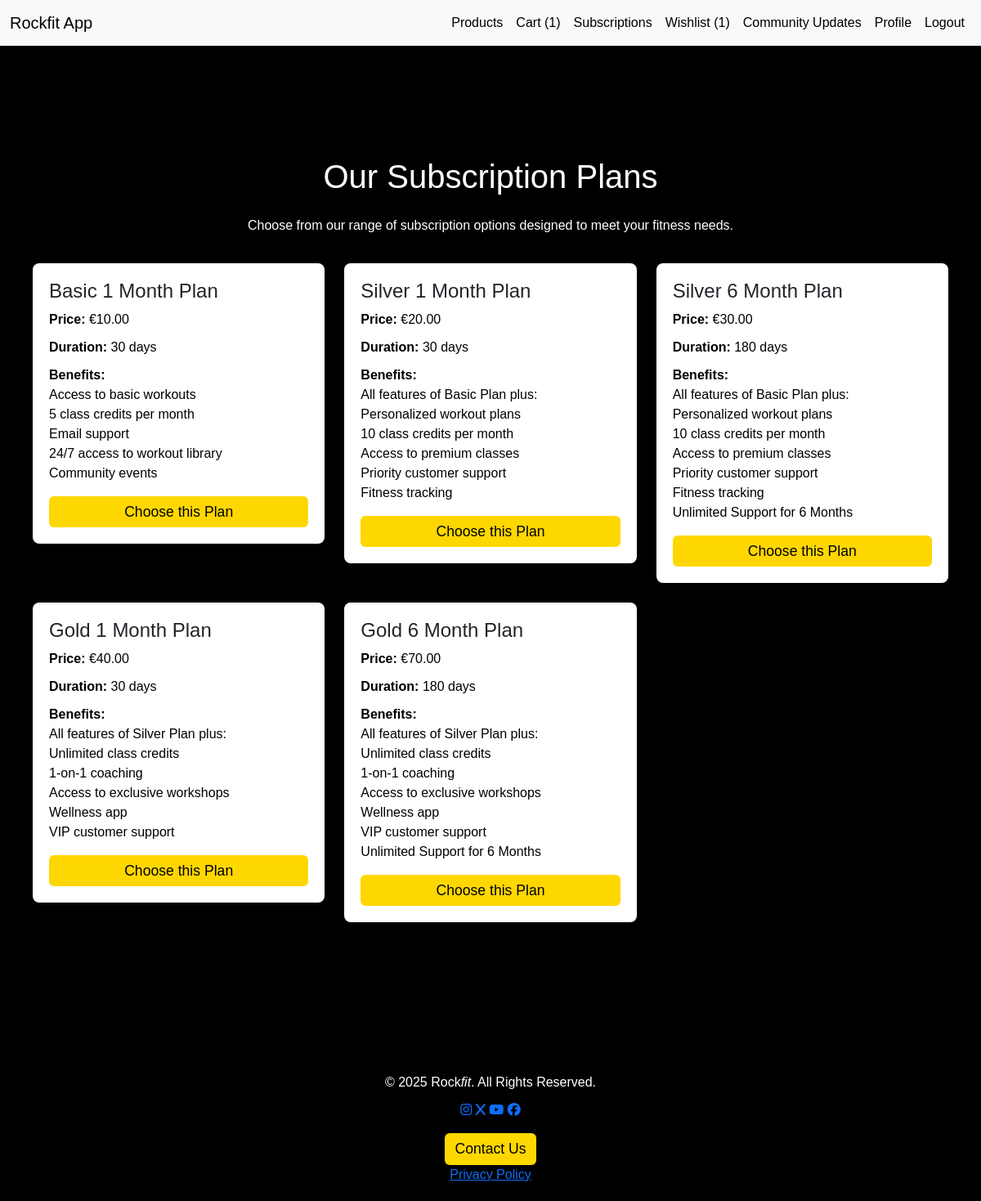
The app's page /subscription-plans/ (signed in) with its own data.
### fitness/models.py (models this page shows, shortened)
class SubscriptionPlan(models.Model):
    name = models.CharField(max_length=100)
    price = models.DecimalField(max_digits=10, decimal_places=2)
    duration = models.IntegerField()  # Duration in days
    benefits = models.TextField()
    is_active = models.BooleanField(default=True)
    is_spotlight = models.BooleanField(default=False)
    created_at = models.DateTimeField(default=timezone.now)

### fitness/views.py (the view)
# urls.py: path('subscription-plans/', views.subscription_plans, name='subscription_plans'),
def subscription_plans(request):
    subscription_plans = SubscriptionPlan.objects.all()
    plans = SubscriptionPlan.objects.filter(is_active=True)
    user_profile = getattr(request.user, 'userprofile', None)
    current_subscription = user_profile.subscription_plan if user_profile else None
    is_paused = user_profile.pause_approved if user_profile else False
    context = {
        'subscription_plans': subscription_plans,
        'user_profile': user_profile,
        'current_subscription': current_subscription,
        'is_paused': is_paused,
        'pause_requested': user_profile.pause_requested if user_profile else False,
        'pause_approved': is_paused,
    }
    return render(request, 'fitness/subscription.html', context)

### cart/models.py (called while the page is built)
    def get_total_items(self):
        return sum(item.quantity for item in self.items.all())

### fitness/context_processors.py (called while the page is built)
def cart_count(request):
    count = 0
    if request.user.is_authenticated:
        try:
            cart = Cart.objects.get(user=request.user)
            count = cart.get_total_items()
        except Cart.DoesNotExist:
            count = 0
    return {'cart_count': count}

def wishlist_count(request):
    if request.user.is_authenticated:
        wishlist, created = Wishlist.objects.get_or_create(user=request.user)
        count = wishlist.items.count()
    else:
        count = 0
    return {'wishlist_count': count}

### fitness/templates/fitness/subscription.html (shortened to what this page needs)
{% extends "base.html" %}
{% load static %}
{% block content %}
<div class="container mt-5">
    <h1 class="text-center mb-4 subscription">Our Subscription Plans</h1>
    <p class="text-center">Choose from our range of subscription options designed to meet your fitness needs. </p>
    <br>
    {% if subscription_plans %}
        <div class="row">
            {% for plan in subscription_plans %}
                <div class="col-md-4 mb-4">
                    <div class="card shadow-sm">
                        <div class="card-body">
                            <h2 class="card-title">{{ plan.name }}</h2>
                            <p class="card-text"><strong>Price:</strong> €{{ plan.price }}</p>
                            <p class="card-text"><strong>Duration:</strong> {{ plan.duration }} days</p>
                            <div class="card-text">
                                <strong>Benefits:</strong>
                                {{ plan.benefits|safe }}
                            </div>
                            <div class="mt-3">
                                {% if user.is_authenticated %}
                                    {% if user.userprofile.subscription_plan %}
                                        {% if user.userprofile.subscription_plan == plan %}
                                            {% if user.userprofile.subscription_plan.is_active %}
                                                <div class="alert alert-success">
                                                    Your subscription is active.
                                                </div>
                                                <a href="{% url 'profile' %}" class="btn btn-warning w-100 mt-2">Manage Subscription</a>
                                                <form action="{% url 'cancel_subscription' %}" method="post" class="mt-2">
                                                    {% csrf_token %}
                                                    <button type="submit" class="btn btn-danger w-100">Cancel Subscription</button>
                                                </form>
                                            {% else %}
                                                <div class="alert alert-info">
                                                    Subscription status: Paused or Pending.
                                                </div>
                                            {% endif %}
                                        {% else %}
                                            <div class="alert alert-warning">
                                                You have an active subscription: {{ user.userprofile.subscription_plan.name }}.
                                            </div>
                                        {% endif %}
                                    {% else %}
                                        <a href="{% url 'cart:add_subscription_to_cart' plan.id %}" class="btn btn-primary w-100">Choose this Plan</a>
                                    {% endif %}
                                {% else %}
                                    <a href="{% url 'login' %}" class="btn btn-primary w-100">Login to Subscribe</a>
                                {% endif %}
                            </div>
                        </div>
                    </div>
                </div>
            {% endfor %}
        </div>
    {% else %}
        <p class="text-center">No subscription plans available at the moment. Please check back later.</p>
    {% endif %}
</div>
{% endblock %}

### static/css/style.css (style rules this page uses)
.container { margin-top: 60px; max-width: 1200px; margin-top: 100px; padding: 20px; border-radius: 8px; box-shadow: 0 4px 8px rgba(0, 0, 0, 0.1); }
ul { list-style-type: none; }
li { display: list-item; text-align: justify; unicode-bidi: isolate; }
ol, ul { padding-left: 0; }
.card-body { padding: 20px; }
.card-title { font-size: 1.5rem; }
.card-text { font-size: 1rem; color: black; }
.btn { font-size: 1.1rem; }
.mt-3 { margin-top: 15px; }
.mb-4 { margin-bottom: 30px; }
.card { border: none; box-shadow: 0 4px 8px rgba(0, 0, 0, 0.05); transition: transform 0.2s ease-in-out, box-shadow 0.2s; list-style-type: none; border-radius: 8px; }
.btn-primary { background-color: gold; border: none; margin-right: 0px; color: black; }
.spotlight, .subscription, .products, .wish, .community, .profile, .signout, .signin { color: #fff; }
p { margin-bottom: 10px; color: #fff; }

### records on screen
SubscriptionPlan: name "Basic 1 Month Plan", price "10.00", duration "30", benefits "Access to basic workouts 5 class credits per month Email support 24/7 access to workout library Community events"
SubscriptionPlan: name "Silver 1 Month Plan", price "20.00", duration "30", benefits "All features of Basic Plan plus: Personalized workout plans 10 class credits per month Access to premium classes Priority customer support Fitness tracking"
SubscriptionPlan: name "Silver 6 Month Plan", price "30.00", duration "180", benefits "All features of Basic Plan plus: Personalized workout plans 10 class credits per month Access to premium classes Priority customer support Fitness tracking Unlimited Support for 6 Months"
SubscriptionPlan: name "Gold 1 Month Plan", price "40.00", duration "30", benefits "All features of Silver Plan plus: Unlimited class credits 1-on-1 coaching Access to exclusive workshops Wellness app VIP customer support"
SubscriptionPlan: name "Gold 6 Month Plan", price "70.00", duration "180", benefits "All features of Silver Plan plus: Unlimited class credits 1-on-1 coaching Access to exclusive workshops Wellness app VIP customer support Unlimited Support for 6 Months"

### other values on screen
{{ cart_count }} "1"
{{ wishlist_count }} "1"
